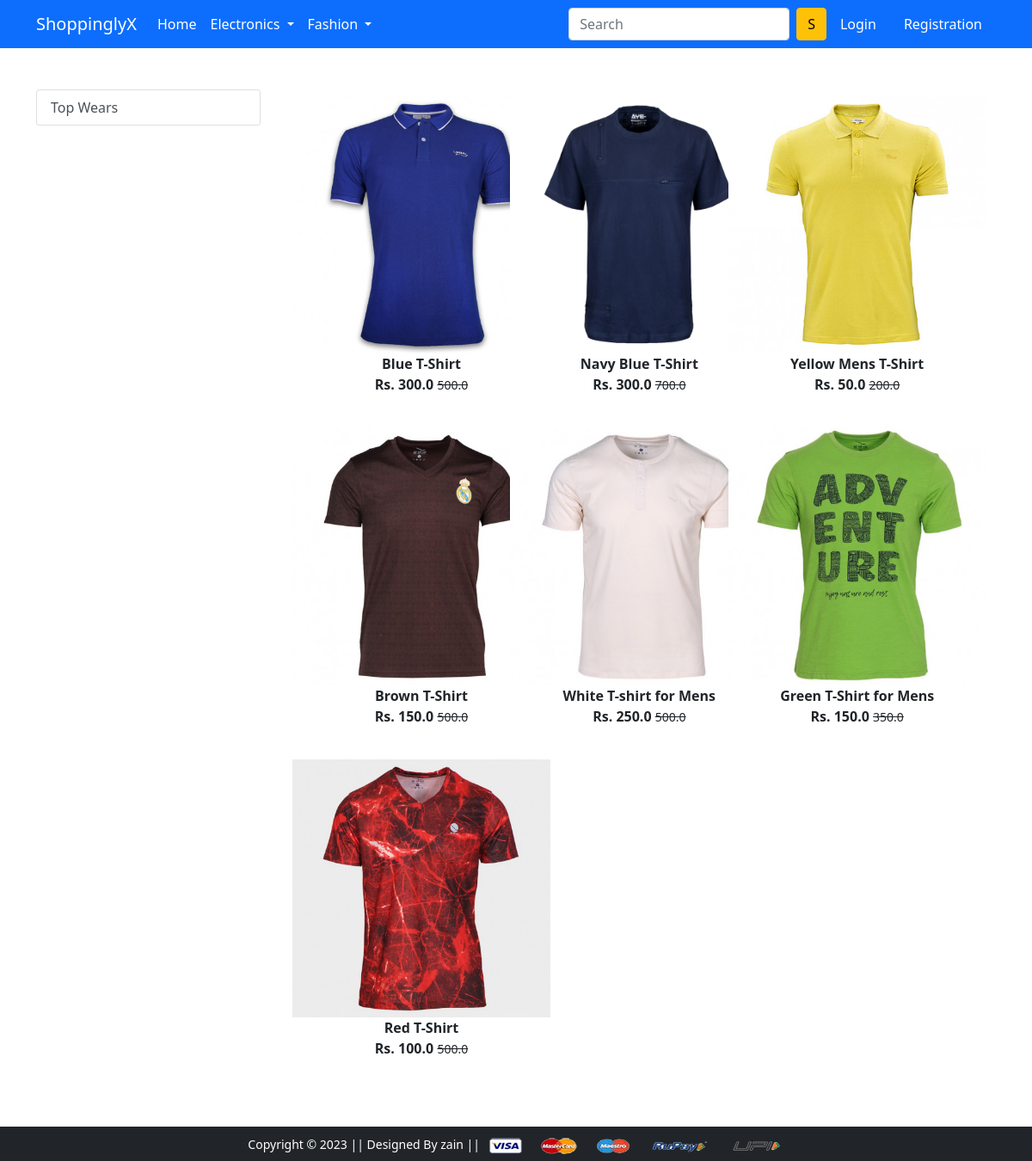
Screenshot of /topwear/ with the database file from the repository.
### app/models.py (models this page shows, shortened)
class Product(models.Model):
 title = models.CharField(max_length=100)
 selling_price = models.FloatField()
 discounted_price = models.FloatField()
 description = models.TextField()
 brand = models.CharField(max_length=100)
 category = models.CharField(choices=CATEGORY_CHOICES, max_length=2)
 product_image = models.ImageField(upload_to='productimg')

### app/views.py (the view)
# urls.py: path('topwear/', views.topwear, name='topwear'),
def topwear(request, data=None):
    totalitem = 0
    if request.user.is_authenticated:
        totalitem = len(Cart.objects.filter(user=request.user))
    if data == None:
        topwears = Product.objects.filter(category='TW')
    return render(request, 'app/topwear.html', {'topwears': topwears, 'totalitem':totalitem})

### app/templates/app/topwear.html (shortened to what this page needs)
{% extends 'app/base.html' %}
{% load static %}
{% block main-content %}
<div class="container my-5">
 <div class="row">
  <div class="col-sm-3">
  <div class="list-group">
    <a href="{% url 'topwear' %}" class="list-group-item
    list-group-item-action" aria-current="true">Top Wears</a>
  </div>
  </div>
  <div class="col-sm-8">
  <div class="row">
    {% for product in topwears %}
    <div class="col-sm-4 text-center mb-4">
        <a href="{% url 'product-detail' product.id %}"
        class="btn">
    <div class="item">
        <img src="{{product.product_image.url}}" alt="" height="300" class="">
        <div class="fw-bold">{{product.title}}</div>
        <div class="fw-bold">Rs. {{product.discounted_price}}
        <small class="fw-light text-decoration-line-through">
        {{product.selling_price}}</small></div>
    </div>
    </a>
    </div>
    {% endfor %}
  </div>
  </div>
 </div>
</div>
{% endblock main-content %}

### rows the page displays
Product: product_image (picture), title "Blue T-Shirt", discounted_price "300.0", selling_price "500.0"
Product: product_image (picture), title "Navy Blue T-Shirt", discounted_price "300.0", selling_price "700.0"
Product: product_image (picture), title "Yellow Mens T-Shirt", discounted_price "50.0", selling_price "200.0"
Product: product_image (picture), title "Brown T-Shirt", discounted_price "150.0", selling_price "500.0"
Product: product_image (picture), title "White T-shirt for Mens", discounted_price "250.0", selling_price "500.0"
Product: product_image (picture), title "Green T-Shirt for Mens", discounted_price "150.0", selling_price "350.0"
Product: product_image (picture), title "Red T-Shirt", discounted_price "100.0", selling_price "500.0"
